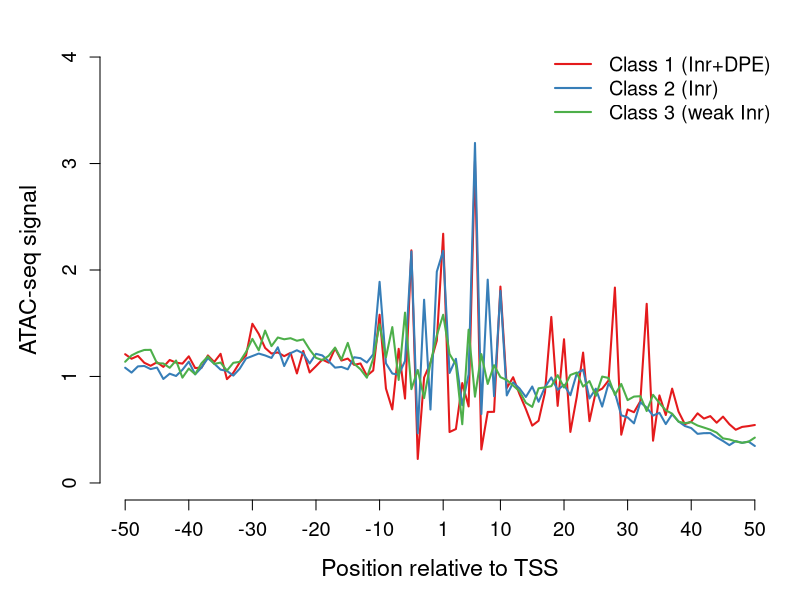
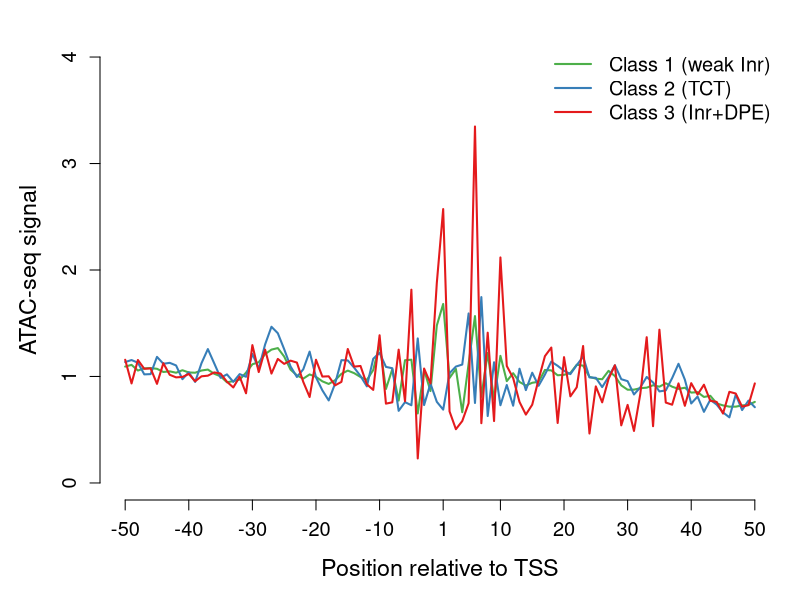
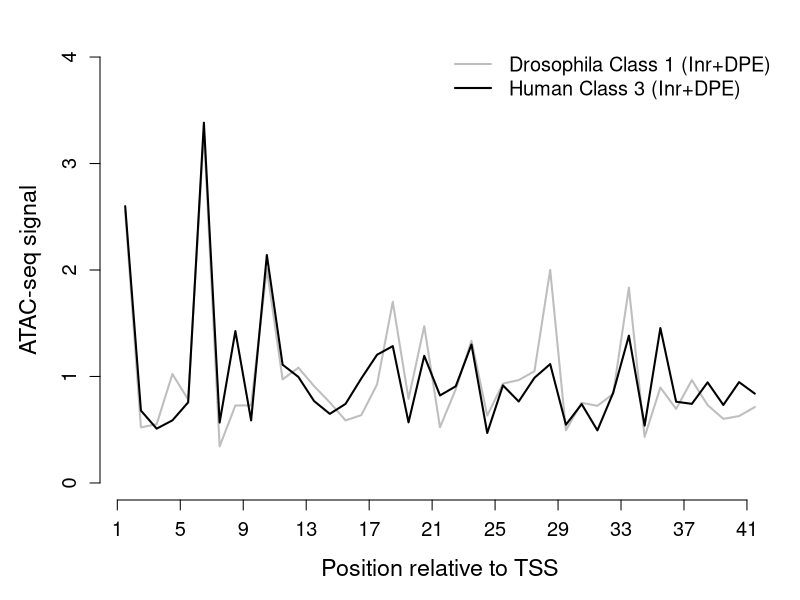
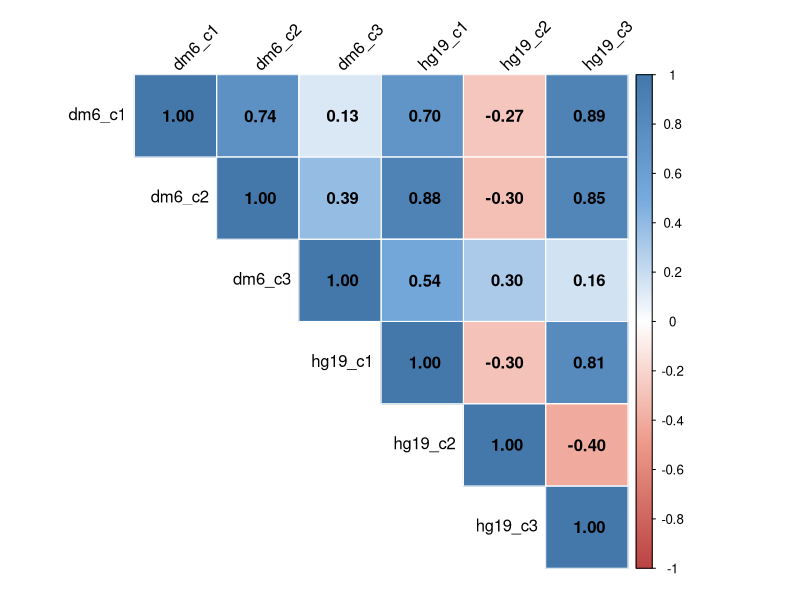

Generate these figures, in order, with R:
# Fig 4A (fig4_dm6_atac_seq_long.pdf)

dm6_c1=read.table("dm6_c1_atac_enr.txt", skip=1)[1:100,2]; dm6_c1=dm6_c1/mean(dm6_c1)
dm6_c2=read.table("dm6_c2_atac_enr.txt", skip=1)[1:100,2]; dm6_c2=dm6_c2/mean(dm6_c2)
dm6_c3=read.table("dm6_c3_atac_enr.txt", skip=1)[1:100,2]; dm6_c3=dm6_c3/mean(dm6_c3)
x=c(-50:-1,1:50)

outfile="fig4_dm6_atac_seq_long.pdf"
pdf(file=outfile, width=8, height=5)

par(mar=c(5,5,2,1))

col1 <- "#E41A1C" #red
col2 <- "#377EB8" #blue
col3 <- "#4DAF4A" #green

plot(dm6_c1, frame.plot=F, col=col1,
   xlab="Position relative to TSS", xaxt="n",
   ylab="ATAC-seq signal",
   t="l", ylim=c(0,4), lwd=2,
   cex.axis=1.2, cex.lab=1.4, cex.sub=1.5)
points <- c(1,11,21,31,41,51,60,70,80,90,100)
axis(1, at=points, labels=x[points],
   cex.axis=1.2)
lines(dm6_c2, col=col2,  t="l", ylim=c(0,4), lwd=2)
lines(dm6_c3, col=col3, t="l", ylim=c(0,4), lwd=2)
legend("topright", bty="n", lwd=2,
   legend=c("Class 1 (Inr+DPE)","Class 2 (Inr)","Class 3 (weak Inr)"),
   cex=1.2, adj=c(0, 0.5), col=c(col1,col2,col3))

dev.off()

# Fig 4B (fig4_hg19_atac_seq_long.pdf)

hg19_c1=read.table("hg19_c1_atac_enr.txt", skip=1)[1:100,2]; hg19_c1=hg19_c1/mean(hg19_c1)
hg19_c2=read.table("hg19_c2_atac_enr.txt", skip=1)[1:100,2]; hg19_c2=hg19_c2/mean(hg19_c2)
hg19_c3=read.table("hg19_c3_atac_enr.txt", skip=1)[1:100,2]; hg19_c3=hg19_c3/mean(hg19_c3)
x=c(-50:-1,1:50)

outfile="fig4_hg19_atac_seq_long.pdf"
pdf(file=outfile, width=8, height=5)

par(mar=c(5,5,2,1))

col1 <- "#E41A1C" #red
col2 <- "#377EB8" #blue
col3 <- "#4DAF4A" #green

plot(hg19_c1, frame.plot=F, col=col3,
   xlab="Position relative to TSS", xaxt="n",
   ylab="ATAC-seq signal",
   t="l", ylim=c(0,4), lwd=2,
   cex.axis=1.2, cex.lab=1.4, cex.sub=1.5)
points <- c(1,11,21,31,41,51,60,70,80,90,100)
axis(1, at=points, labels=x[points],
   cex.axis=1.2)
lines(hg19_c2, col=col2,  t="l", ylim=c(0,4), lwd=2)
lines(hg19_c3, col=col1, t="l", ylim=c(0,4), lwd=2)
legend("topright", bty="n", lwd=2,
   legend=c("Class 1 (weak Inr)","Class 2 (TCT)","Class 3 (Inr+DPE)"),
   cex=1.2, adj=c(0, 0.5), col=c(col3,col2, col1))

dev.off()

# Fig 4C (fig4_atac_seq_short_dpe.pdf)

dm6_c1=read.table("dm6_c1_atac_enr.txt", skip=1)[51:91,2]
hg19_c3=read.table("hg19_c3_atac_enr.txt", skip=1)[51:91,2]
dm6_c1=dm6_c1/mean(dm6_c1)
hg19_c3=hg19_c3/mean(hg19_c3)
x=1:41

outfile="fig4_atac_seq_short_dpe.pdf"
pdf(file=outfile, width=7, height=5)

col1="grey"; col2="black";

par(mar=c(5,5,2,1))

plot(dm6_c1, frame.plot=F, col=col1,
   xlab="Position relative to TSS", xaxt="n",
   ylab="ATAC-seq signal",
   t="l", ylim=c(0,4), lwd=2,
   cex.axis=1.2, cex.lab=1.4, cex.sub=1.5)
points <- length(x)
range <- x[points] - x[1]
step2 <- round(range/10)
axis(1, at=seq(0.5, points, step2/1), labels=seq(x[1], x[points], step2),
   cex.axis=1.2)
lines(hg19_c3, col=col2, t="l", ylim=c(0,4), lwd=2)
legend('topright', bty="n", lwd=2,
   legend=c("Drosophila Class 1 (Inr+DPE)", "Human Class 3 (Inr+DPE)"),
   cex=1.2, adj=c(0, 0.5), col=c(col1,col2))

dev.off()

# Fig 4D (fig4_atac_correlation_matrix.pdf)

r=51:91
dm6_c1= read.table("dm6_c1_atac_enr.txt")[r,2]
dm6_c2= read.table("dm6_c2_atac_enr.txt")[r,2]
dm6_c3= read.table("dm6_c3_atac_enr.txt")[r,2]
hg19_c1=read.table("hg19_c1_atac_enr.txt")[r,2]
hg19_c2=read.table("hg19_c2_atac_enr.txt")[r,2]
hg19_c3=read.table("hg19_c3_atac_enr.txt")[r,2]

all=cbind(dm6_c1,dm6_c2,dm6_c3,hg19_c1,hg19_c2,hg19_c3)
M=cor(all,all)

library(corrplot)
pdf(file="fig4_atac_correlation_matrix.pdf")
col <- colorRampPalette(c("#BB4444", "#EE9988", "#FFFFFF",
    "#77AADD", "#4477AA"))
corrplot(M, method="color", col=col(200), type="upper", diag=T,
    tl.col="black", tl.srt=45, addCoef.col = "black",
    addgrid.col="white", mar=c(1,1,1,1))
dev.off()

